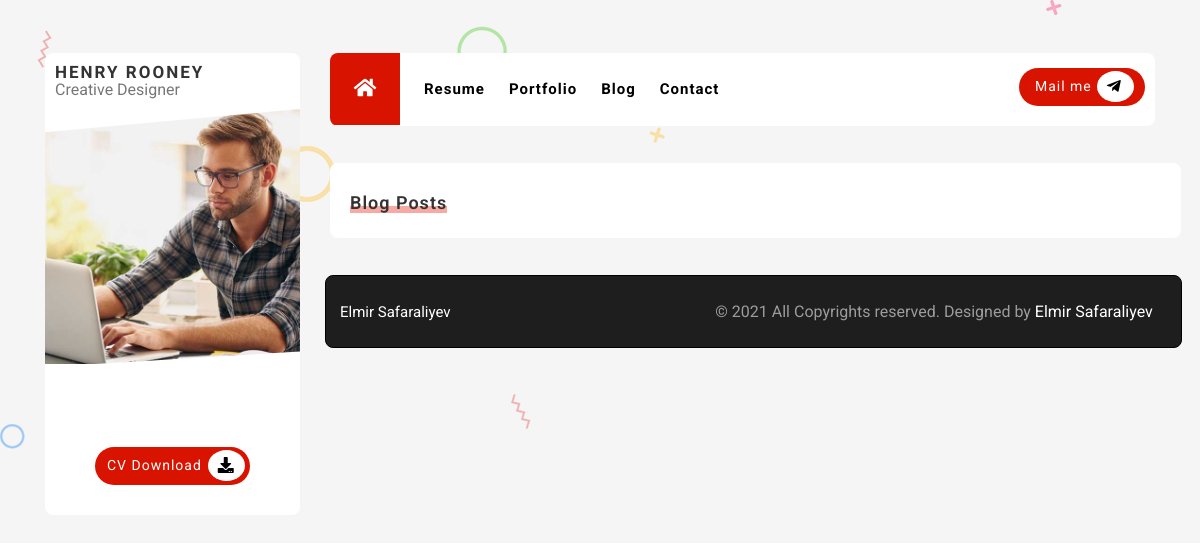
/blog, run on an earlier commit of the app's database.
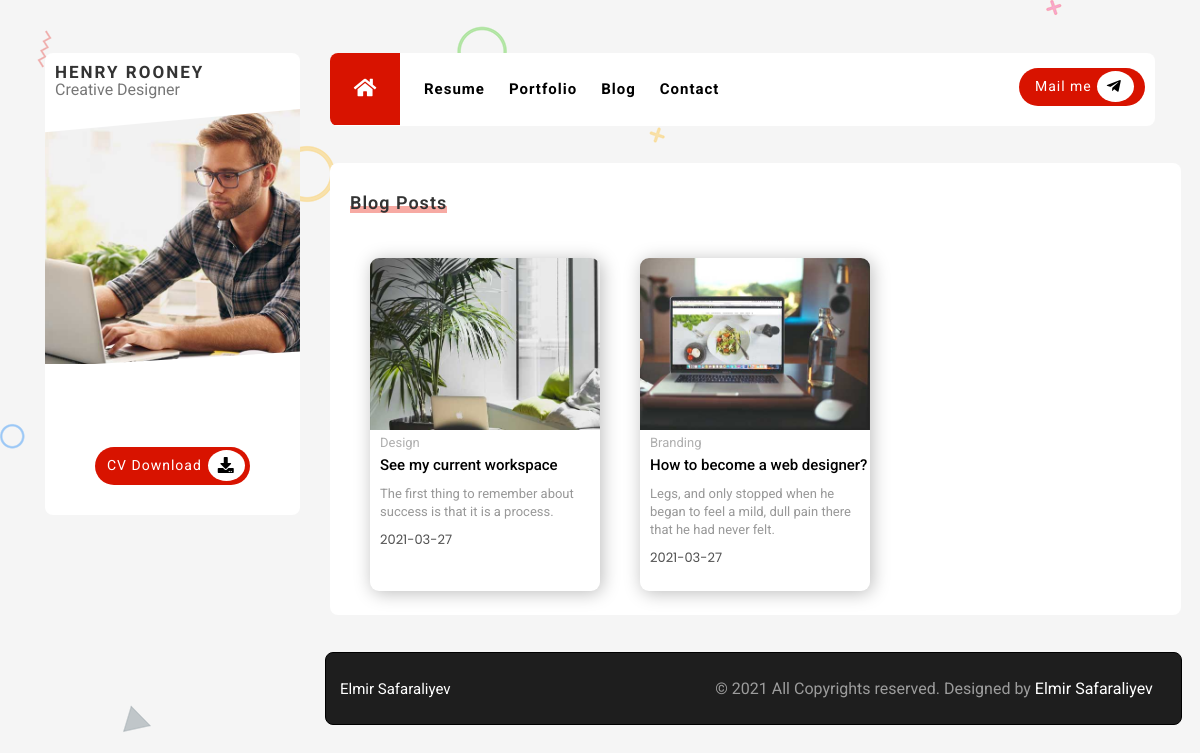
And on a later commit of the database.
### PROJECT/data.py (models this page shows)
class BlogPost(db.Model):
    __tablename__="BlogPost"
    id=db.Column(db.Integer,primary_key=True)
    url=db.Column(db.String(50))
    title=db.Column(db.String(50))
    subtitle=db.Column(db.String(50))
    img=db.Column(db.String(120))
    date=db.Column(db.Date)
    tag=db.Column(db.String(120))
    content=db.Column(db.Text)
    catagory_post=db.Column(db.Integer, db.ForeignKey('Catagory.id'))
    post_comment=db.relationship('Comments', backref='BlogPost', lazy=True)

class Catagory(db.Model):
    __tablename__="Catagory"
    id=db.Column(db.Integer,primary_key=True)
    name=db.Column(db.String(50))
    post_catagory=db.relationship('BlogPost', backref='catagory', lazy=True)

### PROJECT/mainroutes.py (the view)
@app.route('/blog')
def resume():
    blogpost=BlogPost.query.all()
    catagory=Catagory.query.all()
    return render_template('app/blogpage.html', blogpost=blogpost, catagory=catagory)

### PROJECT/templates/app/blogpage.html
{% extends "app/base.html" %}
{% block pages %}
<section class="blog" id="menu4" >
    <div class="divblog">
      <div class="blogheader">
        <span></span>
        <h1>Blog Posts</h1>
      </div>
      <div class="blogboxes">
        {% for blogpost in blogpost %}
        <a href="/blogpost/{{blogpost.url}}">
          <div class="blogbox">
            <img src="static/uploads/{{blogpost.img}}" alt="">
            <span class="blogcatagory">{{blogpost.catagory.name}}</span>
            <h1>{{blogpost.title}}</h1>
            <p>{{blogpost.subtitle}}</p>
            <span class="blogdate">{{blogpost.date}}</span>
          </div>
        </a>
        {% endfor %}
      </div>
    </div>
  </section>
{% endblock %}

### PROJECT/templates/app/base.html (shortened to what this page needs)
<!DOCTYPE html>
<html lang="en">
<head>
  <link rel="stylesheet" href="static/app/css/style.css">
  <link rel="stylesheet" href="static/app/css/grid.css">
  <link rel="stylesheet" href="static/app/css/resume.css">
  <link rel="stylesheet" href="static/app/css/contact.css">
  <link rel="stylesheet" href="static/app/css/portfolio.css">
  <link rel="stylesheet" href="static/app/css/grid2.css">
  <link rel="stylesheet" href="static/app/css/blog.css">
  <link rel="stylesheet" href="https://use.fontawesome.com/releases/v5.0.13/css/all.css"
>
  <link rel="stylesheet" href="https://cdnjs.cloudflare.com/ajax/libs/font-awesome/5.15.2/css/all.min.css">
  <link rel="stylesheet" href="https://cdnjs.cloudflare.com/ajax/libs/font-awesome/4.7.0/css/font-awesome.min.css">
  <link rel="stylesheet" href="https://cdn.jsdelivr.net/npm/bootstrap-icons@1.4.0/font/bootstrap-icons.css">
  <link rel="stylesheet" href="https://cdn.jsdelivr.net/npm/bootstrap-icons@1.4.0/font/bootstrap-icons.css">
  <link rel="stylesheet" href="https://cdnjs.cloudflare.com/ajax/libs/OwlCarousel2/2.3.4/assets/owl.carousel.min.css">
</head>
<body>
  <div class="container">
    <div class="row">
      <div class="col-3">
        <div class="profile">
          <div class="profile-name">
            <span class="name">
              HENRY ROONEY
            </span>
            <span class="job">
              Creative Designer
            </span>
          </div>
          <div class="profile-image">
            <img src="../../static/uploads/profile.jpg">
          </div>
          <div class="profile-info">
            <ul class="profileinfolist">
            </ul>
          </div>
          <div class="cvbutton">
            <div class="cvbuttonbox">
              <a class="cvdownload" href="">CV Download</a>
              <div class="downloadiconbox">
                <i class="fas fa-download dwiconbox"></i>
              </div>
            </div>
          </div>
        </div>
      </div>
      <div class="col-9">
        <div class="main">
          <nav>
            {% block menu %}
            <div class="row" id="menu">
              <div class="col-md-8 col-sm-8 col-xs-4" id="menumain">
                <ul class="menu-ul">
                  <li>
                    <a href="/">
                      <div class="homebutton" id="btn1">
                        <i class="fas fa-home"></i>
                      </div>
                    </a>
                  </li>
                  <li> <a class="li" id="btn2" href="/resume">Resume</a></li>
                  <li> <a class="li" id="btn3" href="/portfolio">Portfolio</a></li>
                  <li> <a class="li" id="btn4" href="/blog">Blog</a></li>
                  <li> <a class="li" id="btn5" href="/contact">Contact</a></li>
                </ul>
              </div>
              <div class="col-md-4 col-sm-4 col-xs-8 dynamic" id="social1">
                <div id="mail">
                  <div id="mailbox">
                    <a id="mailto" href="mailto: abc@example.com">Mail me</a>
                    <div id="mailiconbox">
                      <i id="mailicon" class="fab fa-telegram-plane"></i>
                    </div>
                  </div>
                </div>
              </div>
            </div>
            {% endblock %}
          </nav>
        </div>
        <div class="col-12">
          {% block pages %}
          {% endblock %}
          <div class="col-12">
            <div class="footer">
              <h1>Elmir Safaraliyev</h1>
              <h2>© 2021 All Copyrights reserved. Designed by <span>Elmir Safaraliyev</span></h2>
            </div>
          </div>
        </div>
      </div>
    </div>
  </div>
</body>
</html>

### PROJECT/static/app/css/style.css (style rules this page uses)
body { background-image: url(../img/bg.png) !important; background-color: #f5f5f5 !important; font-family: 'Roboto', sans-serif !important; }
.container { height: 1000px; padding-top: 53px; padding-left: 120px; padding-right: 120px; }
.profile { width: 100%; height: auto; margin: 0px; background-color: white; border-radius: 8px; }
.profile-name { line-height: 18px; padding: 10px; position: relative; }
.name { font-size: 1.063rem; color: #333333; font-weight: 700; line-height: 18px; letter-spacing: 2px; display: block; }
.job { font-size: 0.813; color: #777777; line-height: 18px; font-weight: 400; }
.profile-image { height: auto; width: 100%; overflow: hidden; clip-path: polygon(0 9%, 100% 0, 100% 94%, 0% 100%); }
.profile-info { position: relative; top: 10px; }
.profile-image img { width: 100%; height: 100%; }
.profileinfolist { font-size: 13px; padding-top: 40px; padding-left: 20px; padding-right: 10px; }
.cvbutton { padding-top: 40px; display: flex; justify-content: center; padding-bottom: 30px; }
.cvbuttonbox { width: 155px; height: 38px; letter-spacing: 1px; background-color: #d81300; border-radius: 45px; }
.downloadiconbox { display: inline; padding-top: 6px; padding-bottom: 6px; background-color: white; border-radius: 50%; Box-sizing: border-box; }
.dwiconbox { padding: 10px; }
.cvdownload { font-size: 14px; padding-bottom: 20px; line-height: 37px; padding-left: 12px; padding-right: 6px; display: inline; float: left; color: #ffffff; text-decoration: none; font-weight: 400; }
.menu-ul li { float: left; text-align: center; position: relative; height: 100%; }
.li { display: block; color: black; text-align: center; padding-left: 24px; text-decoration: none; font-size: 15px; font-weight: 700; line-height: 73px; letter-spacing: 1px; }
#menu { margin-left: 0px; background-color: white; width: 851px; border-radius: 8px; overflow: hidden; }
#menumain { padding: 0; position: relative; }
#social1 { padding-right: 10px; display: flex; justify-content: end; }
#mail { float: left; padding-top: 15px; margin-left: 22px; display: inline; }
#mailbox { width: 126px; height: 38px; letter-spacing: 1px; background-color: #d81300; border-radius: 45px; }
#mailiconbox { display: inline; padding-left: 0px; padding-top: 6px; padding-right: 2px; padding-bottom: 6px; background-color: white; border-radius: 50%; Box-sizing: border-box; }
#mailicon { padding: 10px; }
#mailto { font-size: 14px; padding-bottom: 20px; line-height: 37px; padding-left: 16px; padding-right: 5px; display: inline; float: left; color: #ffffff; text-decoration: none; font-weight: 400; }
.homebutton { background-color: #d81300; width: 70px; height: 72px; padding-top: 35%; font-size: 20px; }
.homebutton i { color: white; }
.blogboxes a { margin-bottom: 30px; }
.footer { margin-top: 37px; margin-bottom: 100px; width: 112%; height: 73px; border: thin solid black; padding: 0; margin-left: -35px; border-radius: 8px; background-color: #1e1e1e; }
.footer h1,h2 { color: #ffffff; }
.footer h1 { display: inline; position: relative; top: 28px; left: 14px; font-size: 0.938rem; }
.footer h2 { text-align: right; padding-top: 12px; padding-right: 28px; color: #9c9c9c; }
.footer h2 span { color: white; }

### PROJECT/static/app/css/portfolio.css (style rules this page uses)
a { text-decoration: none; }

### PROJECT/static/app/css/grid2.css (style rules this page uses)
.col-3 { width: 25%; }
@media screen and (max-width: 1200px) { #menu { width: 100%; } }
@media screen and (max-width: 1200px) { .blog { width: 105%; } }
@media screen and (max-width: 1200px) { #mail { margin-left: 60px; } }

What changed in the data, as far as the page shows it:
added BlogPost: img (picture), catagory.name "Design", title "See my current workspace", subtitle "The first thing to remember about success is that it is a process.", date "2021-03-27"
added BlogPost: img (picture), catagory.name "Branding", title "How to become a web designer?", subtitle "Legs, and only stopped when he began to feel a mild, dull pain there that he had never felt.", date "2021-03-27"
